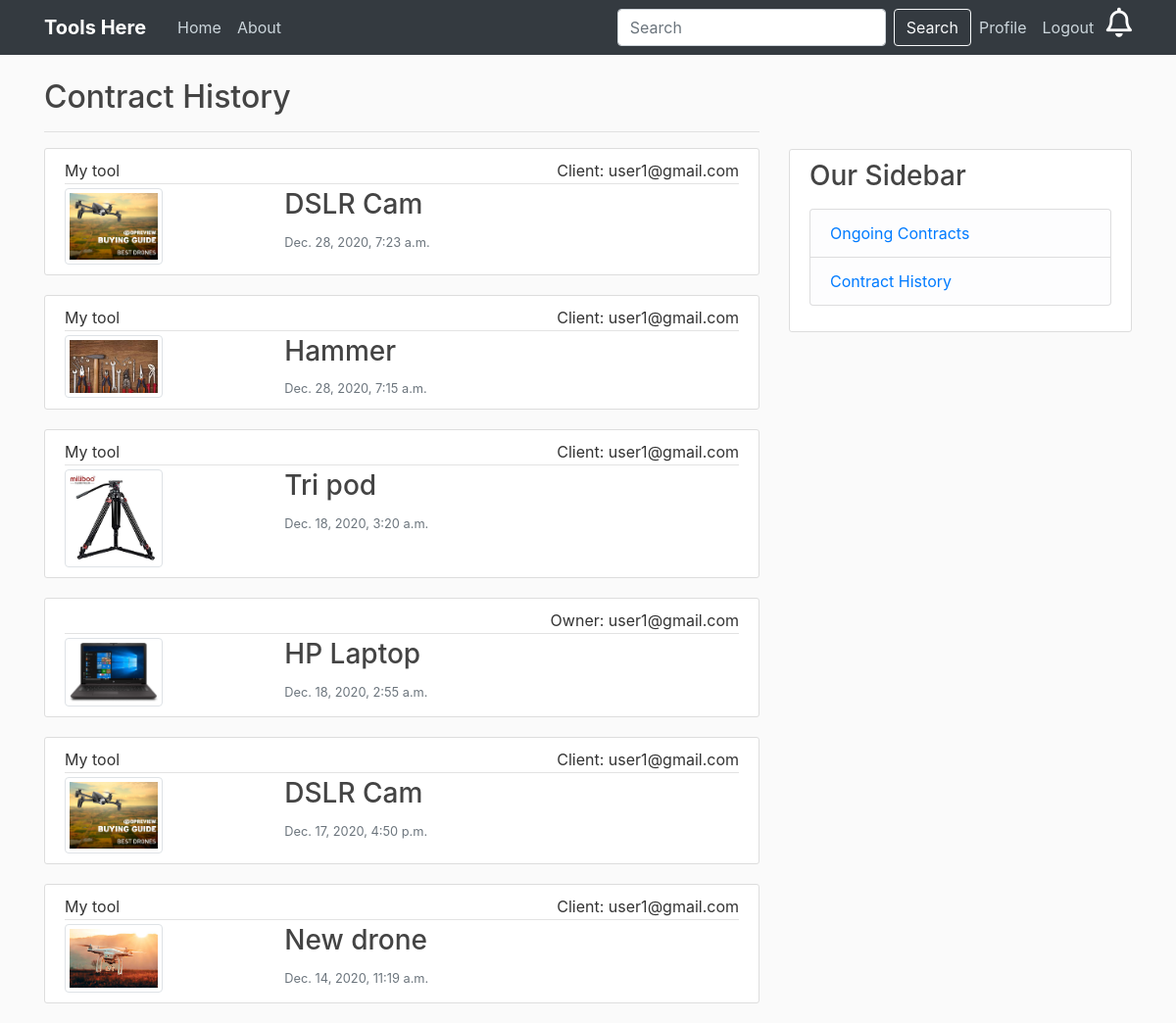
The app's page /accounts/contracthistory/ (signed in) with its own data.
### users/models.py (models this page shows, shortened)
class Contract(models.Model):
    client = models.ForeignKey(CustomUser, on_delete=models.CASCADE, related_name='client')
    owner = models.ForeignKey(CustomUser, on_delete=models.CASCADE, related_name='owner')
    post = models.ForeignKey(Post, on_delete=models.CASCADE)
    start_date = models.DateTimeField(auto_now_add=True)
    period = models.DecimalField(decimal_places=2,max_digits=12)
    total_rent = models.DecimalField(decimal_places=2,max_digits=12)
    status = models.PositiveSmallIntegerField(default=0)

### accounts/models.py (models this page shows)
class CustomUser(AbstractUser):
    username = None
    email = models.EmailField(_('email address'), unique=True)
    phone = models.CharField(max_length=10, null=True)
    address = models.CharField(max_length=200, null=True)
    USERNAME_FIELD = 'email'
    REQUIRED_FIELDS = []
    objects = CustomUserManager()

### home/models.py (models this page shows, shortened)
class Post(models.Model):
	tool = models.CharField(max_length=100)
	content = models.CharField(max_length=300)
	rent = models.DecimalField(decimal_places=2,max_digits=12)
	rent_type = models.CharField(max_length=100,choices=RENT_CHOICES,default=RENT_CHOICES[0][0])
	rating = models.FloatField(default=0)
	owner = models.ForeignKey(CustomUser, on_delete=models.CASCADE)
	image = models.ImageField(default='default.jpg', upload_to='tool_pics')
	available = models.BooleanField(default=False)

### users/views.py (the view)
# urls.py: path('accounts/contracthistory/', user_views.ContractHistory, name='contract-history'),
def ContractHistory(request):
	contracts=Contract.objects.filter(owner=request.user,status=6).order_by('-start_date')|Contract.objects.filter(client=request.user,status=6).order_by('-start_date') #,status=0
	context = {
		'contracts': contracts,
	}
	return render(request, 'users/contracts/contract_history.html', context)

### users/templates/users/contracts/contract_history.html
{% extends "users/contracts/contracts.html" %}
{% load bootstrap %}
{% block contract %}
  <h2>Contract History</h2>
  <hr>
    {% for contract in contracts %}
      {% ifequal contract.owner request.user %}
        <article class="media content-section">
          <div class="media-body">
            <div class="article-metadata d-flex justify-content-between">
              <div>My tool</div><div>Client: {{ contract.client }}</div>
            </div>
            <div class="row padding">
              <div class="col-md-4">
                <img class="img-thumbnail" src="{{ contract.post.image.url }}" width="100" height="100">
              </div>
              <div>
                <h3><a class="article-title" href="{% url 'contract-detail' contract.id %}">
                {{ contract.post.tool }}</a></h3>
                <small class="text-muted">{{ contract.start_date }}</small>
              </div>
            </div>
          </div>
        </article>
      {% else %}
        <article class="media content-section">
          <div class="media-body">
            <div class="article-metadata d-flex justify-content-between">
              <div class="ml-auto">Owner: {{ contract.owner }}</div>
            </div>
            <div class="row padding">
              <div class="col-md-4">
                <img class="img-thumbnail" src="{{ contract.post.image.url }}" width="100" height="100">
              </div>
              <div>
                <h3><a class="article-title" href="{% url 'contract-detail' contract.id %}">
                {{ contract.post.tool }}</a></h3>
                <small class="text-muted">{{ contract.start_date }}</small>
              </div>
            </div>
          </div>
        </article>
      {% endifequal %}
    {% endfor %}
{% endblock contract %}

### tools2/static/home/main.css (style rules this page uses)
body { background: #fafafa; color: #333333; margin-top: 5rem; }
h1, h2, h3, h4, h5, h6 { color: #444444; }
.content-section { background: #ffffff; padding: 10px 20px; border: 1px solid #dddddd; border-radius: 3px; margin-bottom: 20px; }
.article-title { color: #444444; }
.article-metadata { padding-bottom: 1px; margin-bottom: 4px; border-bottom: 1px solid #e3e3e3 }

### records on screen
Contract: client "user1@gmail.com", post.image (picture), post.tool "DSLR Cam", start_date "Dec. 28, 2020, 7:23 a.m."
Contract: client "user1@gmail.com", post.image (picture), post.tool "Hammer", start_date "Dec. 28, 2020, 7:15 a.m."
Contract: client "user1@gmail.com", post.image (picture), post.tool "Tri pod", start_date "Dec. 18, 2020, 3:20 a.m."
Contract: owner "user1@gmail.com", post.image (picture), post.tool "HP Laptop", start_date "Dec. 18, 2020, 2:55 a.m."
Contract: client "user1@gmail.com", post.image (picture), post.tool "DSLR Cam", start_date "Dec. 17, 2020, 4:50 p.m."
Contract: client "user1@gmail.com", post.image (picture), post.tool "New drone", start_date "Dec. 14, 2020, 11:19 a.m."
